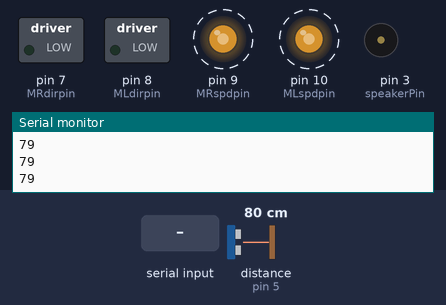
Simulated run of this sketch. Board: Arduino Uno, built with avr-gcc and run on an emulated ATmega328P. Parts: switched loads named in the sketch (green lamp = pin HIGH), output pins drawn as LEDs (lit = HIGH), buzzer (waves = sounding), the last lines printed to the serial monitor. Wiring (inferred from the names in the program): ultrasonic range finder: trigger pin 4; echo pin 5. Dashed ring = blinking. Inputs (shaded band) come from the test bench; at power-on: distance to the obstacle (sensor on pin 5) 80 cm. The echo pulse lasts 58.3 µs per cm; pins used as bus, display or sensor lines are not drawn.

Above: at 2.1 s.
2.2 s: "r" received over Serial
5.2 s: distance to the obstacle (sensor on pin 5) set to 35 cm
8.2 s: distance to the obstacle (sensor on pin 5) set to 30 cm
At 8.61 s:
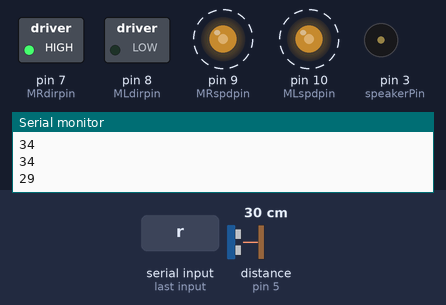
11.2 s: "t" received over Serial
14.2 s: "y" received over Serial
17.2 s: "f" received over Serial
At 17.28 s:
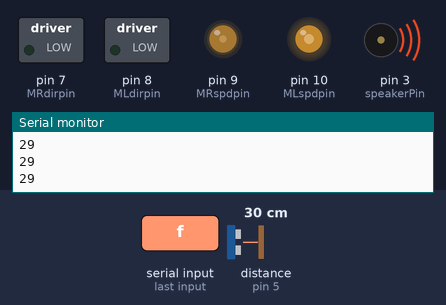
At 17.69 s:
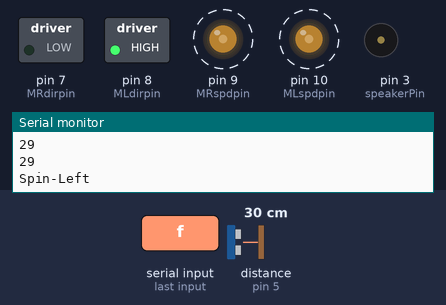
Timing chart, 0 to 21.2 s (numbered marks = the images above; inputs shaded):
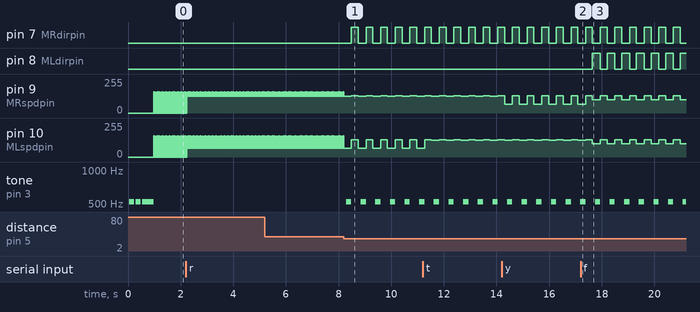

Measured:
- the behaviour switches between 32 and 31 cm on distance to the obstacle (sensor on pin 5) (found by bisection; images 0 and 1)
- after the input at 8.2 s, pin 7 (MRdirpin): alternates HIGH for 0.26 s and LOW for 0.30 s, starting after 0.29 s; pin 9 (MRspdpin): alternates 128/255 for 0.26 s and 127/255 for 0.30 s, starting after 0.29 s
- after the input at 17.2 s, pin 8 (MLdirpin): alternates HIGH for 0.30 s and LOW for 0.26 s, starting after 0.45 s
- by itself, pin 9 (MRspdpin): alternates 160/255 for 0.01 s and 127/255 for 0.05 s
- by itself, pin 10 (MLspdpin): alternates 160/255 for 0.01 s and 64/255 for 0.05 s

The sketch:

falcon_x_draft_2.ino
```cpp
/*
  Code for Falcon X - Draft 2

  Status:
  Semi-autonomous Zumo robot with autonomous movement via Ultrasound and control via Bluetooth

  Last Edit: 22/6 21:50

  By Kieron
*/
#include <avr/pgmspace.h>

char blueToothVal;   // value sent over via bluetooth
char lastValue;      // stores last state of device (on/off)
char MLdirpin = 8;   // pin number for left motor direction (LOW/HIGH for forward/reverse)
char MLspdpin = 10;  // pin number for left motor speed (PWM control)
char MRdirpin = 7;   // pin number for right motor direction (LOW/HIGH for forward/reverse)
char MRspdpin = 9;   // pin number for right motor speed (PWM control)
char MLdirval = 0;   // value  for left motor direction (LOW/HIGH for forward/reverse)
int MLspdval = 0;    // value for left motor speed (PWM control)
char MRdirval = 0;   // value for right motor direction (LOW/HIGH for forward/reverse)
int MRspdval = 0;    // value for right motor speed (PWM control)

#define trigPin 4    // Trigger Pin
#define echoPin 5    // Echo Pin
// #define LEDPin 13    // Onboard LED

// Beep Settings
char speakerPin = 3;        // small loudspeaker for status and feedback

// Speed Settings
float speedSet = 0.5;       // speed setting multiplier (need to reduce speed of standard 10G motors for easier control)

// Ultrasound Settings
int maximumRange = 30; // Maximum range needed
int minimumRange = 0; // Minimum range needed
long duration, distance; // Duration used to calculate distance

void setup() {

  for (int i = 7; i <= 10; i++) { // set all the digital pins to output
    pinMode(i, OUTPUT);
  }
  Serial.begin (9600);
  pinMode(trigPin, OUTPUT);
  pinMode(echoPin, INPUT);
  // pinMode(LEDPin, OUTPUT); // Use LED indicator (if required)
  pinMode(speakerPin, OUTPUT);
  Beeps();  // Sound 4 beeps
  Beeps();
  Beeps();
  Beeps();
}

void loop() {

  TrigEchoCycle();    // Run trigPin/echoPin cycle to determine the distance of the nearest object by bouncing soundwaves off of it
  checkUltraSound();  // Use UltraSound to determine direction of movement
  checkBluetooth();   // Receive command and set motor/music variables accordingly (first time)
  setMotors();        // Set left and right motor speed and direction
  delay(50);          // Delay update limit to 50ms
}

void TrigEchoCycle() {

  digitalWrite(trigPin, LOW);
  delayMicroseconds(2);

  digitalWrite(trigPin, HIGH);
  delayMicroseconds(10);

  digitalWrite(trigPin, LOW);
  duration = pulseIn(echoPin, HIGH);
}

void setMotors() {

  digitalWrite(MLdirpin, MLdirval);
  digitalWrite(MRdirpin, MRdirval);
  analogWrite(MLspdpin, MLspdval);
  analogWrite(MRspdpin, MRspdval);
}

void checkUltraSound() {
  distance = duration / 58.2;

  if (distance <= maximumRange) {
    /* Send a negative number to computer and Turn LED ON
      to indicate "out of range" */
    Serial.println(distance);
    // digitalWrite(LEDPin, HIGH);
    Beeps();
    // 45 degree right turn
    digitalWrite(MLdirpin, 0);
    digitalWrite(MRdirpin, 1);
    analogWrite(MLspdpin, 128);
    analogWrite(MRspdpin, 128);
    delay(250);


  }
  else {
    /* Send the distance to the computer using Serial protocol, and
      turn LED OFF to indicate successful reading. */
    Serial.println(distance);
    // digitalWrite(LEDPin, LOW);
    digitalWrite(MLdirpin, 0);
    digitalWrite(MRdirpin, 0);
    analogWrite(MLspdpin, 160);
    analogWrite(MRspdpin, 160);

  }

  //Delay 10ms before next reading.
  delay(10);
}

void checkBluetooth() {
  if (Serial.available())
  { //if there is data being received
    blueToothVal = Serial.read(); //read it
  }
  else
  {
    //    blueToothVal = 103;   // default is "g" press for STOP
  }


  if (blueToothVal == 'r')
  { // forward left
    MLspdval = speedSet * 128; MLdirval = 0;
    MRspdval = speedSet * 255; MRdirval = 0;
    if (lastValue != 'r')
      Serial.println(F("Forward-Left")); // print setting (flash-memory based string) if newly changed instruction
    if (!(lastValue == blueToothVal)) {   // Only play chord if new bluetooth command received
    }
    lastValue = blueToothVal;
  }

  if (blueToothVal == 't')
  { // full forward
    MLspdval = speedSet * 255; MLdirval = 0;
    MRspdval = speedSet * 255; MRdirval = 0;
    if (lastValue != 't')
      Serial.println(F("Full-Forward")); // print setting (flash-memory based string) if newly changed instruction
    if (!(lastValue == blueToothVal)) {   // Only play chord if new bluetooth command received
    }
    lastValue = blueToothVal;
  }

  if (blueToothVal == 'y')
  { // forward right
    MLspdval = speedSet * 255; MLdirval = 0;
    MRspdval = speedSet * 128; MRdirval = 0;
    if (lastValue != 'y')
      Serial.println(F("Forward-Right")); // print setting (flash-memory based string) if newly changed instruction
    if (!(lastValue == blueToothVal)) {   // Only play chord if new bluetooth command received
    }
    lastValue = blueToothVal;
  }

  if (blueToothVal == 'f')
  { // spin left
    MLspdval = speedSet * 200; MLdirval = 1;
    MRspdval = speedSet * 200; MRdirval = 0;
    if (lastValue != 'f')
      Serial.println(F("Spin-Left")); // print setting (flash-memory based string) if newly changed instruction
    if (!(lastValue == blueToothVal)) {   // Only play chord if new bluetooth command received
    }
    lastValue = blueToothVal;
  }

  if (blueToothVal == 'g')
  { // stop
    MLspdval = 0; MLdirval = 0;
    MRspdval = 0; MRdirval = 0;
    if (lastValue != 'g')
      Serial.println(F("STOP")); // print setting (flash-memory based string) if newly changed instruction
    if (!(lastValue == blueToothVal)) {   // Only play chord if new bluetooth command received
    }
    lastValue = blueToothVal;
  }

  if (blueToothVal == 'h')
  { // spin right
    MLspdval = speedSet * 200; MLdirval = 0;
    MRspdval = speedSet * 200; MRdirval = 1;
    if (lastValue != 'h')
      Serial.println(F("Spin-Right")); // print setting (flash-memory based string) if newly changed instruction
    if (!(lastValue == blueToothVal)) {   // Only play chord if new bluetooth command received
    }
    lastValue = blueToothVal;
  }

  if (blueToothVal == 'c')
  { // reverse left
    MLspdval = speedSet * 128; MLdirval = 1;
    MRspdval = speedSet * 255; MRdirval = 1;
    if (lastValue != 'c')
      Serial.println(F("Reverse-Left")); // print setting (flash-memory based string) if newly changed instruction
    if (!(lastValue == blueToothVal)) {   // Only play chord if new bluetooth command received
    }
    lastValue = blueToothVal;
  }

  if (blueToothVal == 'v')
  { // full reverse
    MLspdval = speedSet * 255; MLdirval = 1;
    MRspdval = speedSet * 255; MRdirval = 1;
    if (lastValue != 'v')
      Serial.println(F("Full-Reverse")); // print setting (flash-memory based string) if newly changed instruction
    if (!(lastValue == blueToothVal)) {   // Only play chord if new bluetooth command received
    }
    lastValue = blueToothVal;
  }

  if (blueToothVal == 'b')
  { // reverse right
    MLspdval = speedSet * 255; MLdirval = 1;
    MRspdval = speedSet * 128; MRdirval = 1;
    if (lastValue != 'b')
      Serial.println(F("Reverse-Right")); // print setting (flash-memory based string) if newly changed instruction
    if (!(lastValue == blueToothVal)) {   // Only play chord if new bluetooth command received
    }
    lastValue = blueToothVal;
  }
}

void Beeps() {
  for (int i = 0; i <= 100; i++) { // play note C for 100 cycles (about 200 milliseconds)
    digitalWrite(speakerPin, HIGH);
    delayMicroseconds(955);
    digitalWrite(speakerPin, LOW);
    delayMicroseconds(955);
  }
  delay(50);
}
```
